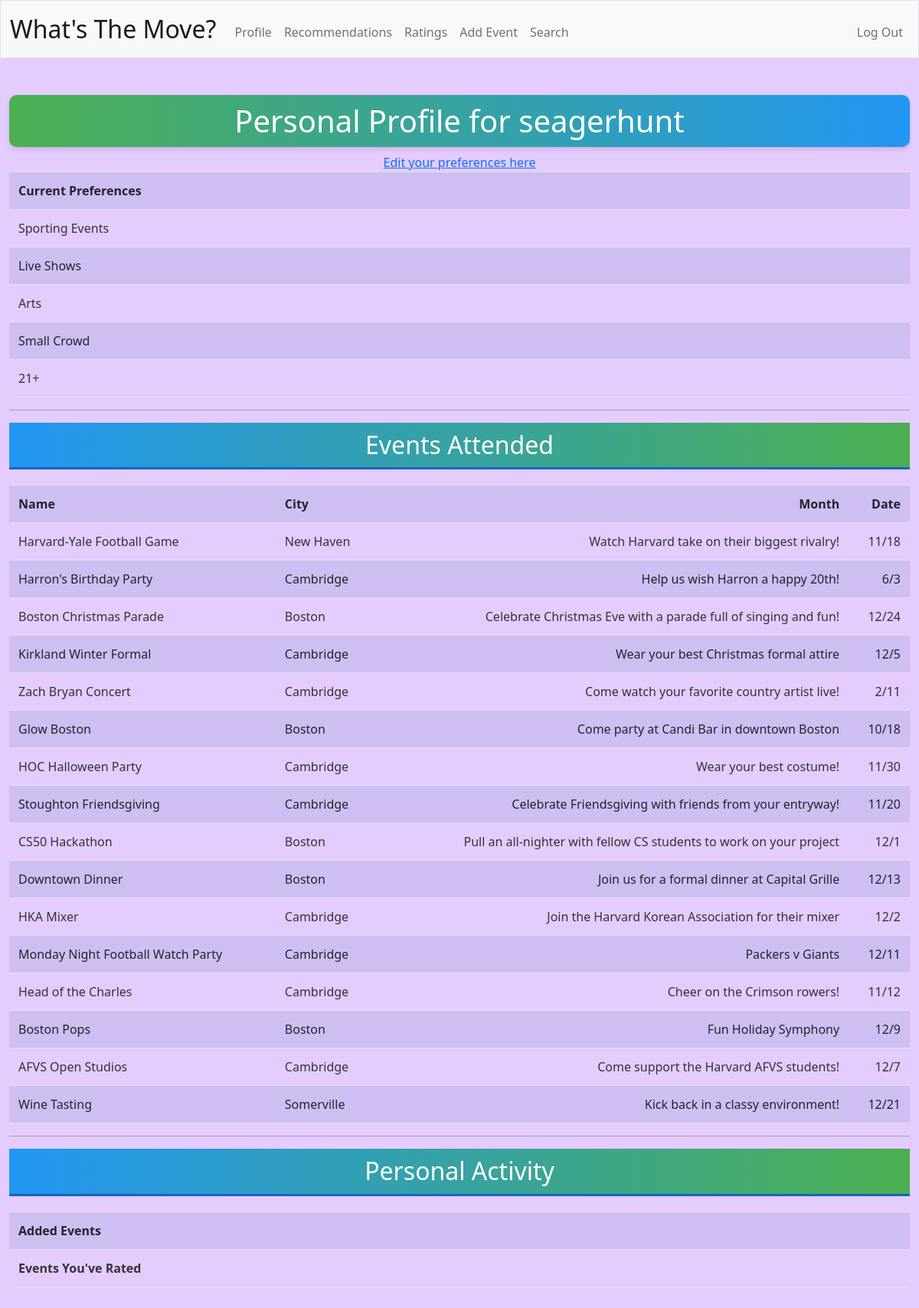
Screenshot of /profile (signed in) with the database file from the repository.
### tables this page shows
CREATE TABLE users (
id INTEGER PRIMARY KEY AUTOINCREMENT NOT NULL,
username TEXT NOT NULL,
hash TEXT NOT NULL);

CREATE TABLE preferences (
user_id INTEGER NOT NULL,
adjective TEXT NOT NULL,
FOREIGN KEY(user_id) REFERENCES users(id));

CREATE TABLE events (
event_id INTEGER PRIMARY KEY AUTOINCREMENT NOT NULL,
name TEXT NOT NULL,
city TEXT NOT NULL,
state TEXT NOT NULL,
address TEXT NOT NULL,
comments TEXT NOT NULL,
user_id INTEGER, month INTEGER NOT NULL, date INTEGER NOT NULL,
FOREIGN KEY(user_id) REFERENCES users(id));

### app.py (the view)
@app.route("/profile", methods=["GET"])
@login_required
def profile():
    rows = db.execute("SELECT username FROM users WHERE id = ?", session["user_id"])
    username = rows[0]["username"]
    events_created = db.execute(
        "SELECT * FROM events WHERE user_id = ?", session["user_id"]
    )
    events_attended = db.execute(
        "SELECT name, city, comments, month, date FROM events JOIN attendance ON events.event_id = attendance.event_id WHERE attendance.user_id = ? AND attended = 1",
        session["user_id"],
    )
    event_info = db.execute(
        "SELECT events.name, ratings.rating FROM events JOIN ratings ON events.event_id = ratings.event_id"
    )
    ratings = db.execute(
        "SELECT ratings.rating, events.name FROM ratings JOIN events ON ratings.event_id = events.event_id WHERE ratings.user_id = ?",
        session["user_id"],
    )
    preferences = db.execute("SELECT * FROM preferences")
    return render_template(
        "profile.html",
        username=username,
        events_created=events_created,
        events_attended=events_attended,
        ratings=ratings,
        preferences=preferences,
        event_info=event_info,
    )

### app.py (called while the page is built)
@app.after_request
def after_request(response):
    response.headers["Cache-Control"] = "no-cache, no-store, must-revalidate"
    response.headers["Expires"] = 0
    response.headers["Pragma"] = "no-cache"
    return response

### helpers.py (called while the page is built)
def login_required(f):
    @wraps(f)
    def decorated_function(*args, **kwargs):
        if session.get("user_id") is None:
            return redirect("/login")
        return f(*args, **kwargs)
    return decorated_function

### templates/profile.html (shortened to what this page needs)
{% extends "layout.html" %}
{% block main %}
    <form action="/profile" method="post">
        <body>
            <header>
                <h1 style="text-align:center;">Personal Profile for {{ username  }}</h1>
            </header>
            <table class="table table-striped">
                <tr>
                    <th class="text-start">Current Preferences</th>
                    <a href="/preferences">Edit your preferences here</a>
                </tr>
                {% for preference in preferences %}
                    <tr>
                        <td class="text-start">{{ preference['adjective'] }}</td>
                    </tr>
                {% endfor %}
            </table>
            <hr>
            <h2>Events Attended</h2>
            <table class="table table-striped">
                <tr>
                    <th class="text-start">Name</th>
                    <th class="text-start">City</th>
                    <th class="text-end">Month</th>
                    <th class="text-end">Date</th>
                </tr>
                {% for event in events_attended %}
                    <tr>
                        <td class="text-start">{{ event['name'] }}</td>
                        <td class="text-start">{{ event['city'] }}</td>
                        <td class="text-end">{{ event['comments'] }}</td>
                        <td class="text-end">{{ event['month'] }}/{{ event['date'] }}</td>
                    </tr>
                {% endfor %}
            </table>
            <hr>
            <h2>Personal Activity</h2>
            <table class="table table-striped">
                <tr>
                    <th class="text-start">Added Events</th>
                </tr>
                <tr>
                    <th class="text-start">Events You've Rated</th>
                </tr>
            </table>
        </body>
    </form>
{% endblock %}

### static/styles.css (style rules this page uses)
body { background-color: #E5CCFF; color: #000000; font-size: 1rem; font-weight: 400; line-height: 1.5; margin: 0; }
h1 { background: linear-gradient(to right, #4CAF50, #2196F3); padding: 10px; text-align: center; color: #fff; border-radius: 10px; box-shadow: 0 4px 6px rgba(0, 0, 0, 0.1); }
h2 { background: linear-gradient(to left, #4CAF50, #2196F3); color: #fff; padding: 10px; text-align: center; border-bottom: 3px solid #1565C0; margin-bottom: 20px; }
.table { width: 100%; margin-bottom: 1rem; color: #333; border-collapse: collapse; }
.table th, .table td { padding: 0.75rem; vertical-align: top; border-top: 1px solid #dee2e6; }
.table-striped tbody tr:nth-of-type(odd) { background-color: rgba(0, 123, 255, 0.05); }

### rows the page displays
users: username "seagerhunt"
preferences: adjective "Sporting Events"
preferences: adjective "Live Shows"
preferences: adjective "Arts"
preferences: adjective "Small Crowd"
preferences: adjective "21+"
events: name "Harvard-Yale Football Game", city "New Haven", comments "Watch Harvard take on their biggest rivalry!", month "11", date "18"
events: name "Harron's Birthday Party", city "Cambridge", comments "Help us wish Harron a happy 20th!", month "6", date "3"
events: name "Boston Christmas Parade", city "Boston", comments "Celebrate Christmas Eve with a parade full of singing and fun!", month "12", date "24"
events: name "Kirkland Winter Formal", city "Cambridge", comments "Wear your best Christmas formal attire", month "12", date "5"
events: name "Zach Bryan Concert", city "Cambridge", comments "Come watch your favorite country artist live!", month "2", date "11"
events: name "Glow Boston", city "Boston", comments "Come party at Candi Bar in downtown Boston", month "10", date "18"
events: name "HOC Halloween Party", city "Cambridge", comments "Wear your best costume!", month "11", date "30"
events: name "Stoughton Friendsgiving", city "Cambridge", comments "Celebrate Friendsgiving with friends from your entryway!", month "11", date "20"
events: name "CS50 Hackathon", city "Boston", comments "Pull an all-nighter with fellow CS students to work on your project", month "12", date "1"
events: name "Downtown Dinner", city "Boston", comments "Join us for a formal dinner at Capital Grille", month "12", date "13"
events: name "HKA Mixer", city "Cambridge", comments "Join the Harvard Korean Association for their mixer", month "12", date "2"
events: name "Monday Night Football Watch Party", city "Cambridge", comments "Packers v Giants", month "12", date "11"
events: name "Head of the Charles", city "Cambridge", comments "Cheer on the Crimson rowers!", month "11", date "12"
events: name "Boston Pops", city "Boston", comments "Fun Holiday Symphony", month "12", date "9"
events: name "AFVS Open Studios", city "Cambridge", comments "Come support the Harvard AFVS students!", month "12", date "7"
events: name "Wine Tasting", city "Somerville", comments "Kick back in a classy environment!", month "12", date "21"
